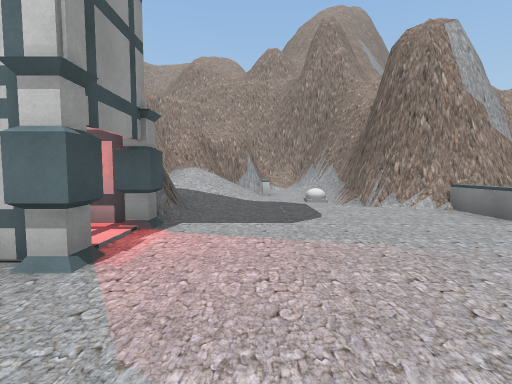
[1] (above)

16 first-person views from a walk through a 3-D level made in the Unity game engine. The camera is 1.4 m above the floor, tilts 4° down and sees 85° across. The floor is counted in squares, 2 m on a side. Each view is taken from the middle of a square. On the plan, view 1 faces up. The plan holds only what a view shows up to about 9 squares ahead; the rest is blank. The place goes on beyond the plan. The player character is not drawn. Some surface patterns are stand-ins.

[2]
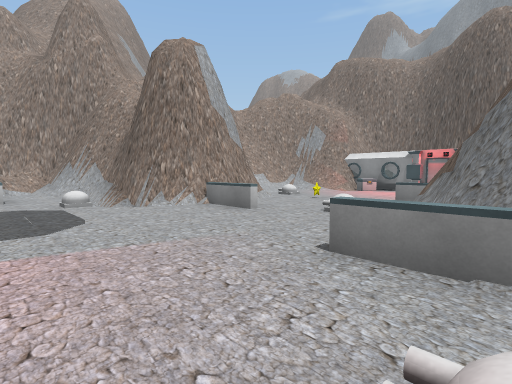

[3]
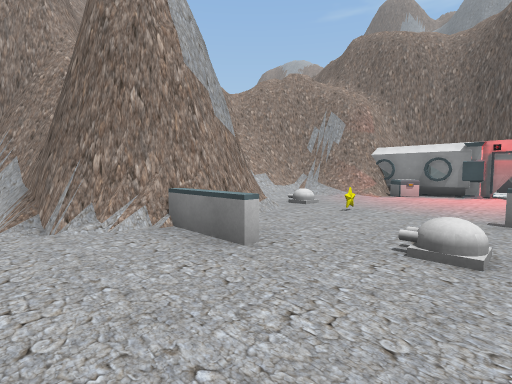

[4]
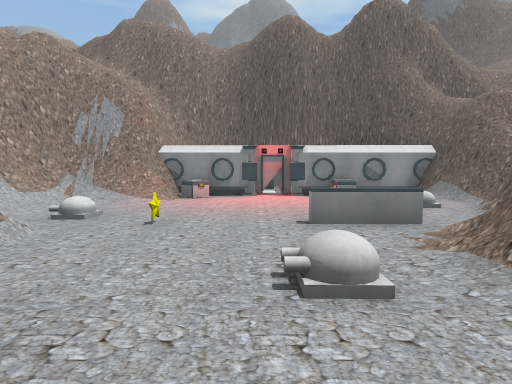

[5]
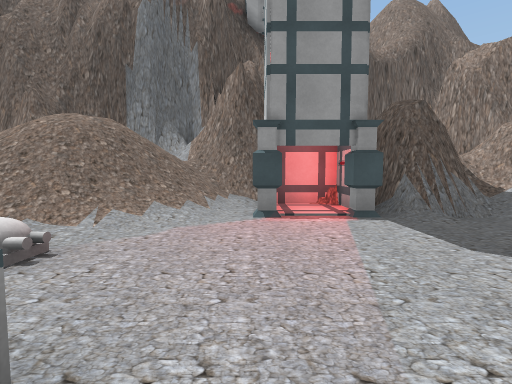

[6]
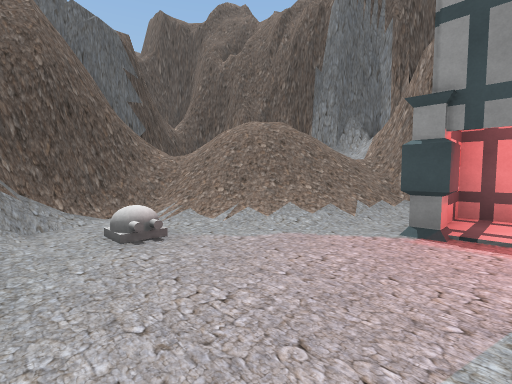

[7]
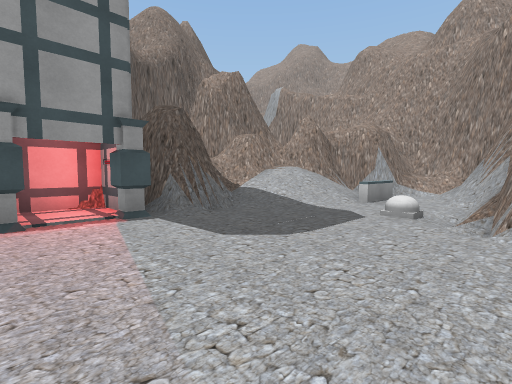

[8]
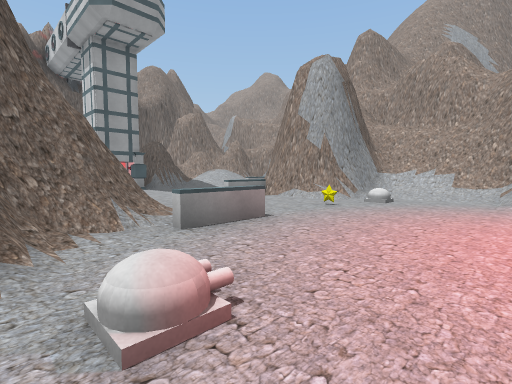

[9]
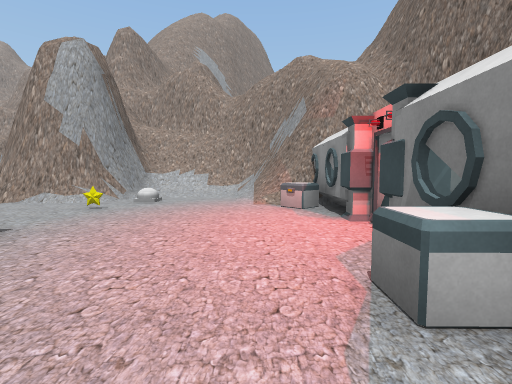

[10]
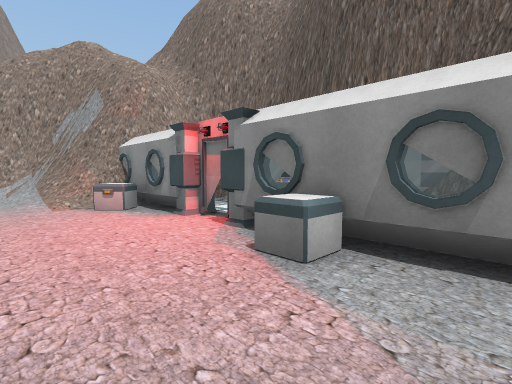

[11]
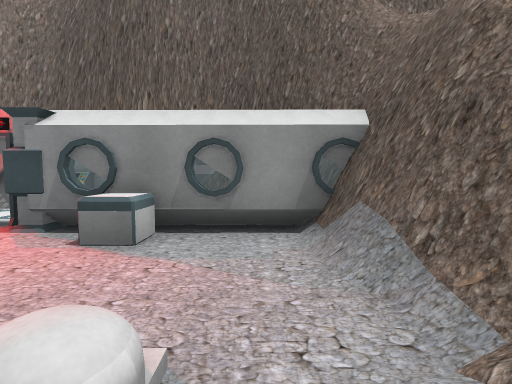

[12]
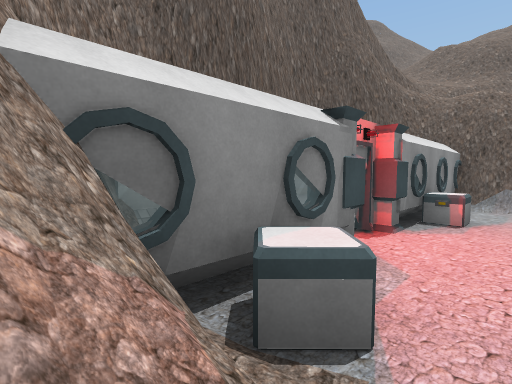

[13]
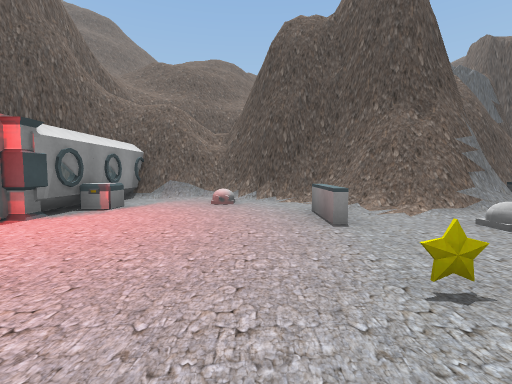

[14]
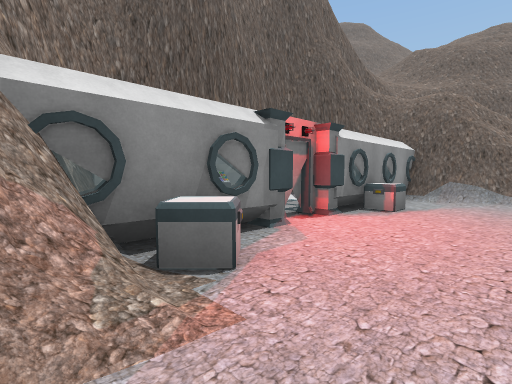

[15]
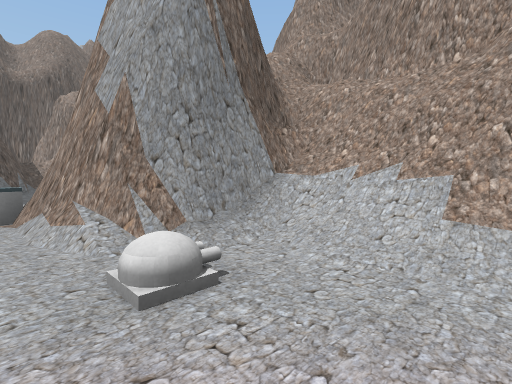

[16]
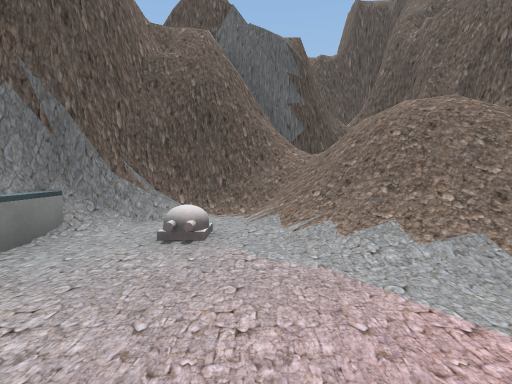

### Floor plan
Key: @ floor where view 1 was taken; # wall or solid block; . floor; / step, stairs or slope; = window, fence, low wall or low ledge; ^ raised ledge; C cannon; L column; S star; R crate.
Columns run from 5 left of view 1 to 14 right of it. Each row starts with its distance up from view 1.
 12      ###
 11     ##=#
 10    ##/.##
  9   ##//./#  ####
  8   #///./#  #//###
  7   #//./C## #/..##
  6   ##..../###/../##
  5   ##.....^......R# #
  4   #L........S....=.#
  3   #..............L##
  2  ##L.............L##
  1 ##//.....###^...R=.#
  0 #////@C ####.....###
 -1 # ////.##  ##/...##
 -2 #  //###    ######
 -3 ##  /##
 -4  #####

Positions as (right, up) in squares from view 1, and headings:
1: (0, 0), facing up
2: (0, 0), facing up-right
3: (2, 2), facing up-right
4: (3, 3), facing right
5: (3, 2), facing left
6: (2, 3), facing down-left
7: (3, 2), facing up-left
8: (10, -1), facing up-left
9: (10, -1), facing up
10: (9, -1), facing up-right
11: (8, -1), facing right
12: (10, 6), facing down-right
13: (8, 6), facing down
14: (9, 6), facing down-right
15: (9, 5), facing up-left
16: (0, 3), facing down
